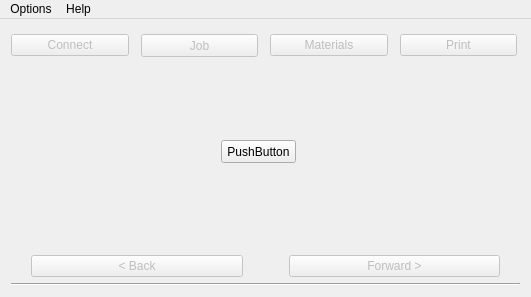
<?xml version="1.0" encoding="UTF-8"?>
<ui version="4.0">
 <class>MainWindow</class>
 <widget class="QMainWindow" name="MainWindow">
  <property name="windowModality">
   <enum>Qt::ApplicationModal</enum>
  </property>
  <property name="geometry">
   <rect>
    <x>0</x>
    <y>0</y>
    <width>531</width>
    <height>297</height>
   </rect>
  </property>
  <property name="sizePolicy">
   <sizepolicy hsizetype="Preferred" vsizetype="Preferred">
    <horstretch>0</horstretch>
    <verstretch>0</verstretch>
   </sizepolicy>
  </property>
  <property name="windowTitle">
   <string>MainWindow</string>
  </property>
  <widget class="QWidget" name="centralWidget">
   <layout class="QVBoxLayout" name="verticalLayout_2">
    <item>
     <layout class="QVBoxLayout" name="mainVLayout">
      <item>
       <layout class="QHBoxLayout" name="stateLayout">
        <property name="spacing">
         <number>12</number>
        </property>
        <property name="sizeConstraint">
         <enum>QLayout::SetFixedSize</enum>
        </property>
        <property name="topMargin">
         <number>4</number>
        </property>
        <property name="rightMargin">
         <number>3</number>
        </property>
        <property name="bottomMargin">
         <number>3</number>
        </property>
        <item>
         <widget class="QPushButton" name="connectButton">
          <property name="enabled">
           <bool>false</bool>
          </property>
          <property name="minimumSize">
           <size>
            <width>60</width>
            <height>0</height>
           </size>
          </property>
          <property name="styleSheet">
           <string notr="true"/>
          </property>
          <property name="text">
           <string>Connect</string>
          </property>
         </widget>
        </item>
        <item>
         <widget class="QPushButton" name="jobButton">
          <property name="enabled">
           <bool>false</bool>
          </property>
          <property name="minimumSize">
           <size>
            <width>34</width>
            <height>23</height>
           </size>
          </property>
          <property name="text">
           <string>Job</string>
          </property>
         </widget>
        </item>
        <item>
         <widget class="QPushButton" name="materialsButton">
          <property name="enabled">
           <bool>false</bool>
          </property>
          <property name="minimumSize">
           <size>
            <width>62</width>
            <height>0</height>
           </size>
          </property>
          <property name="text">
           <string>Materials</string>
          </property>
         </widget>
        </item>
        <item>
         <widget class="QPushButton" name="printButton">
          <property name="enabled">
           <bool>false</bool>
          </property>
          <property name="minimumSize">
           <size>
            <width>41</width>
            <height>0</height>
           </size>
          </property>
          <property name="text">
           <string>Print</string>
          </property>
         </widget>
        </item>
       </layout>
      </item>
      <item>
       <spacer name="topVSpacer">
        <property name="orientation">
         <enum>Qt::Vertical</enum>
        </property>
        <property name="sizeType">
         <enum>QSizePolicy::Fixed</enum>
        </property>
        <property name="sizeHint" stdset="0">
         <size>
          <width>20</width>
          <height>4</height>
         </size>
        </property>
       </spacer>
      </item>
      <item>
       <widget class="QStackedWidget" name="stackedWidget">
        <property name="currentIndex">
         <number>0</number>
        </property>
        <widget class="QWidget" name="page">
         <widget class="QPushButton" name="pushButton">
          <property name="geometry">
           <rect>
            <x>210</x>
            <y>70</y>
            <width>75</width>
            <height>23</height>
           </rect>
          </property>
          <property name="text">
           <string>PushButton</string>
          </property>
         </widget>
        </widget>
        <widget class="QWidget" name="page_2">
         <widget class="QRadioButton" name="radioButton">
          <property name="geometry">
           <rect>
            <x>230</x>
            <y>80</y>
            <width>82</width>
            <height>17</height>
           </rect>
          </property>
          <property name="text">
           <string>RadioButton</string>
          </property>
         </widget>
        </widget>
       </widget>
      </item>
      <item>
       <layout class="QHBoxLayout" name="fowardBackLayout">
        <item>
         <spacer name="leftFbHSpacer">
          <property name="orientation">
           <enum>Qt::Horizontal</enum>
          </property>
          <property name="sizeType">
           <enum>QSizePolicy::Fixed</enum>
          </property>
          <property name="sizeHint" stdset="0">
           <size>
            <width>20</width>
            <height>20</height>
           </size>
          </property>
         </spacer>
        </item>
        <item>
         <widget class="QPushButton" name="backButton">
          <property name="enabled">
           <bool>false</bool>
          </property>
          <property name="text">
           <string>&lt; Back</string>
          </property>
          <property name="shortcut">
           <string>Ctrl+Left</string>
          </property>
         </widget>
        </item>
        <item>
         <spacer name="imdFbHSpacer">
          <property name="orientation">
           <enum>Qt::Horizontal</enum>
          </property>
          <property name="sizeType">
           <enum>QSizePolicy::Preferred</enum>
          </property>
          <property name="sizeHint" stdset="0">
           <size>
            <width>40</width>
            <height>20</height>
           </size>
          </property>
         </spacer>
        </item>
        <item>
         <widget class="QPushButton" name="forwardButton">
          <property name="enabled">
           <bool>false</bool>
          </property>
          <property name="text">
           <string>Forward &gt;</string>
          </property>
          <property name="shortcut">
           <string>Ctrl+Right</string>
          </property>
         </widget>
        </item>
        <item>
         <spacer name="rightFbHSpacer">
          <property name="orientation">
           <enum>Qt::Horizontal</enum>
          </property>
          <property name="sizeType">
           <enum>QSizePolicy::Fixed</enum>
          </property>
          <property name="sizeHint" stdset="0">
           <size>
            <width>20</width>
            <height>20</height>
           </size>
          </property>
         </spacer>
        </item>
       </layout>
      </item>
      <item>
       <widget class="Line" name="line">
        <property name="orientation">
         <enum>Qt::Horizontal</enum>
        </property>
       </widget>
      </item>
     </layout>
    </item>
   </layout>
  </widget>
  <widget class="QMenuBar" name="menuBar">
   <property name="geometry">
    <rect>
     <x>0</x>
     <y>0</y>
     <width>531</width>
     <height>21</height>
    </rect>
   </property>
   <property name="focusPolicy">
    <enum>Qt::ClickFocus</enum>
   </property>
   <property name="toolTip">
    <string>testing</string>
   </property>
   <property name="defaultUp">
    <bool>false</bool>
   </property>
   <property name="nativeMenuBar">
    <bool>true</bool>
   </property>
   <widget class="QMenu" name="menuOptions">
    <property name="mouseTracking">
     <bool>false</bool>
    </property>
    <property name="focusPolicy">
     <enum>Qt::StrongFocus</enum>
    </property>
    <property name="contextMenuPolicy">
     <enum>Qt::ActionsContextMenu</enum>
    </property>
    <property name="tearOffEnabled">
     <bool>true</bool>
    </property>
    <property name="title">
     <string>Options</string>
    </property>
    <property name="separatorsCollapsible">
     <bool>true</bool>
    </property>
    <addaction name="actionChange_Directory"/>
   </widget>
   <widget class="QMenu" name="menuHelp">
    <property name="title">
     <string>Help</string>
    </property>
    <addaction name="actionAbout_FabPrint"/>
    <addaction name="actionVisit_FabAtHome_org"/>
   </widget>
   <addaction name="menuOptions"/>
   <addaction name="menuHelp"/>
  </widget>
  <action name="actionBlah">
   <property name="text">
    <string>blah</string>
   </property>
  </action>
  <action name="actionChange_Directory">
   <property name="text">
    <string>Change Directory</string>
   </property>
   <property name="shortcut">
    <string>Ctrl+D</string>
   </property>
   <property name="shortcutContext">
    <enum>Qt::WindowShortcut</enum>
   </property>
   <property name="autoRepeat">
    <bool>false</bool>
   </property>
  </action>
  <action name="actionAbout_FabPrint">
   <property name="text">
    <string>About FabPrint</string>
   </property>
   <property name="shortcut">
    <string>Ctrl+A</string>
   </property>
  </action>
  <action name="actionVisit_FabAtHome_org">
   <property name="text">
    <string>Visit FabAtHome.org</string>
   </property>
  </action>
 </widget>
 <layoutdefault spacing="6" margin="11"/>
 <resources/>
 <connections/>
</ui>
